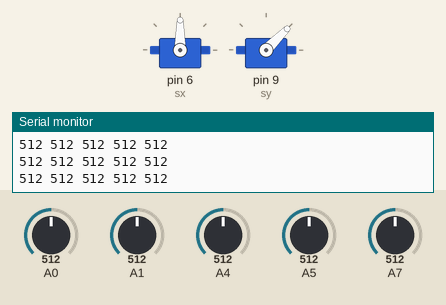
A sketch run on a simulated Arduino Nano, built with avr-gcc and run on an emulated ATmega328P. Shown: 2 × servo, the last lines printed to the serial monitor. The test bench sets the inputs (shaded band); at power-on: A0 = 512, A1 = 512, A4 = 512, A5 = 512, A7 = 512.

Above: at 1.2 s.
1.3 s: A0 set to 68
2.8 s: A0 set to 60
At 3.11 s:
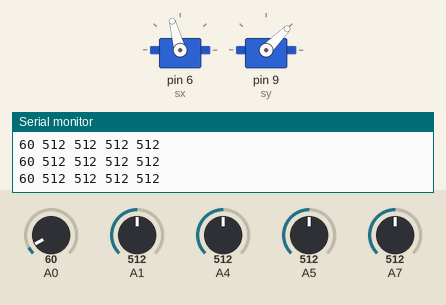
At 3.51 s:
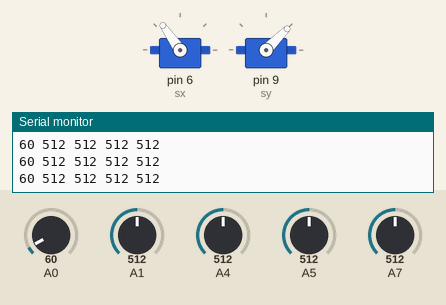
5.8 s: A1 set to 34
8.8 s: A1 set to 28
At 10.9 s:
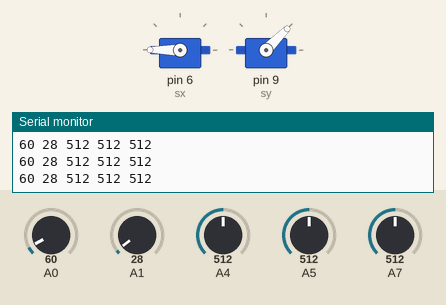
11.8 s: A4 set to 117
13.3 s: A4 set to 102
At 15.6 s:
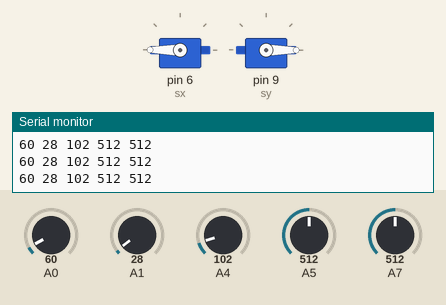
Timing chart, 0 to 17.1 s (numbered marks = the images above; inputs shaded):
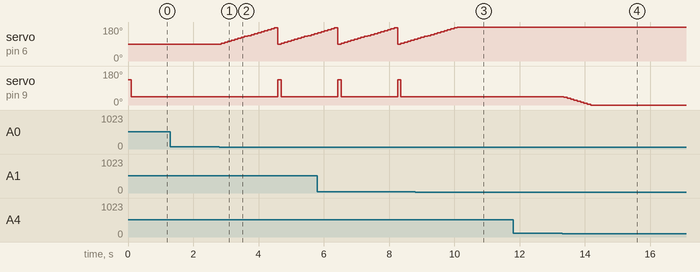

Measured:
- the behaviour switches between 65 and 64 on A0 (found by bisection; images 0 and 1)
- the behaviour switches between 31 and 30 on A1 (found by bisection; images 2 and 3)
- the behaviour switches between 110 and 109 on A4 (found by bisection; images 3 and 4)
- after the input at 2.8 s, servo on pin 6 (sx): 90° → 95° after 0.06 s, → 100° 0.10 s later, → 105° 0.10 s later, → 110° 0.10 s later, … (29 changes in this stretch); servo on pin 9 (sy): 45° → 135° after 1.8 s, → 45° 0.10 s later
- after the input at 8.8 s, servo on pin 9 (sy): stays 45° (without the input it goes to 135° after 1.3 s)
- after the input at 13.3 s, servo on pin 9 (sy): moves from 45° to 0° over 0.82 s, starting after 0.06 s

The sketch:

code.ino
```cpp
#include <Servo.h>

Servo sx;
Servo sy;
int a1 = 0;
int a2 = 0;

void setup() {
  sx.attach(6);
  sy.attach(9);
  pinMode(A0, INPUT);
  pinMode(A1, INPUT);
  pinMode(A4, INPUT);
  pinMode(A5, INPUT);
  pinMode(A7, INPUT);
  Serial.begin(9600);

  sx.write(0);
  sy.write(0);
}

void loop() {
  int d1 = analogRead(A0); //NL
  int d2 = analogRead(A1); //NP
  int d5 = analogRead(A7); //nz
  int d4 = analogRead(A5); //VV
  int d3 = analogRead(A4); //vn
  if (d2>8 and d1<65){
    a1+=5;
    if (a1>180){
      a1=180;
    }
    if (a1<0){
      a1=0;
    }
    sx.write(a1);
  }
  if (d2<8 and d1>65){
    a1-=5;
    if (a1>180){
      a1=180;
    }
    if (a1<0){
      a1=0;
    }
    sx.write(a1);
  }
  if (d5>15){
    if (a2>=90){
      a2=45;
    }
    if (d4<70 and d3>110){
      a2+=5;
    }
    if (d4>70 and d3<110){
      a2-=5;
    }
    sy.write(a2);
  }
  if (d5<15){
    if (a2<90){
      a2=135;
    }
    if (d4>90 and d3<110){
      a2-=5;
    }
    if (d4<90 and d3>110){
      a2+=5;
    }
    sy.write(a2);
  }
  if (a1==0 and d1>150){
    a1=90;
    a2=135;
    if (d4>90 and d3<110){
      a2-=5;
    }
    if (d4<90 and d3>110){
      a2+=5;
    }
  sy.write(a2);
  sx.write(a1);
  }
  if (a1==180 and d2>30){
    a1=90;
    a2=135;
    if (d4>90 and d3<110){
      a2-=5;
    }
    if (d4<90 and d3>110){
      a2+=5;
    }
    sy.write(a2);
    sx.write(a1);
  }
  delay(100);
  d1 = analogRead(A0);
  d2 = analogRead(A1);
  d3 = analogRead(A4);
  d4 = analogRead(A5);
  d5 = analogRead(A7);
  Serial.print(d1);
  Serial.print(" ");
  Serial.print(d2);
  Serial.print(" ");
  Serial.print(d3);
  Serial.print(" ");
  Serial.print(d4);
  Serial.print(" ");
  Serial.println(d5);
}
```
